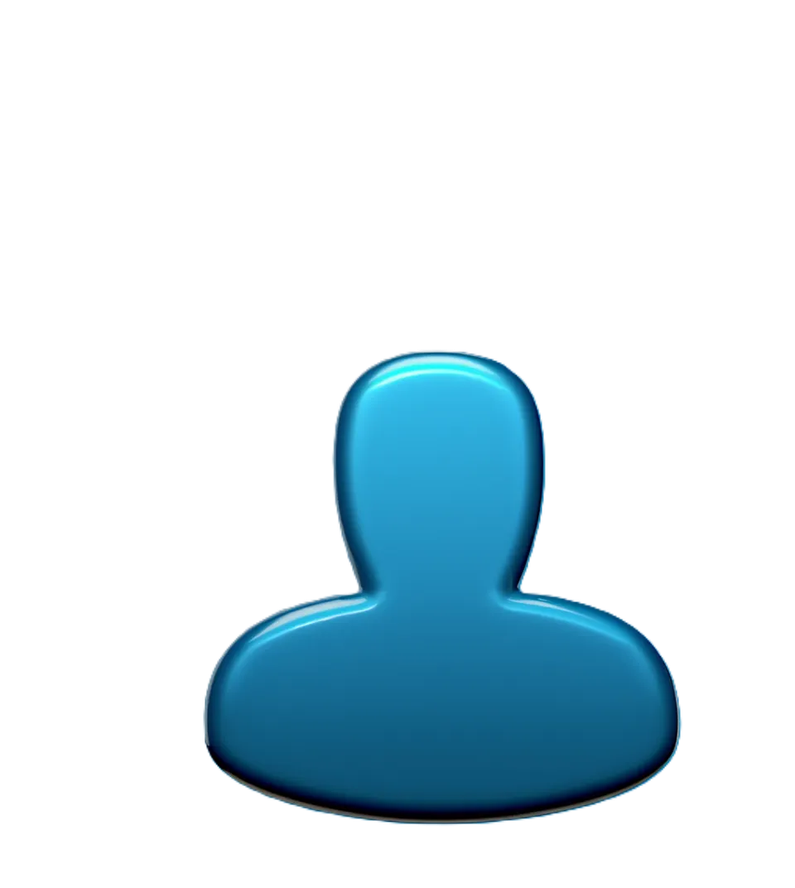
#> input picture src/imports/ikon_username1.png, 795 x 888 px, shrunk from 960 x 1072 before the run
$ python crop_icons.py
#> lines starting #> are read from the running program, lines starting #| are printed output that depends on the picture
from PIL import Image

def crop_to_bbox(img_path):
#> called with img_path = 'src/imports/ikon_username1.png'
    img = Image.open(img_path).convert("RGBA")
#> img is the input picture: PIL image 795x888 RGBA; mean R, G, B, A 5.6, 23.4, 31.1, 49.8
    bbox = img.getbbox()
#> bbox = (202, 349, 683, 827)
    if bbox:
        cropped = img.crop(bbox)
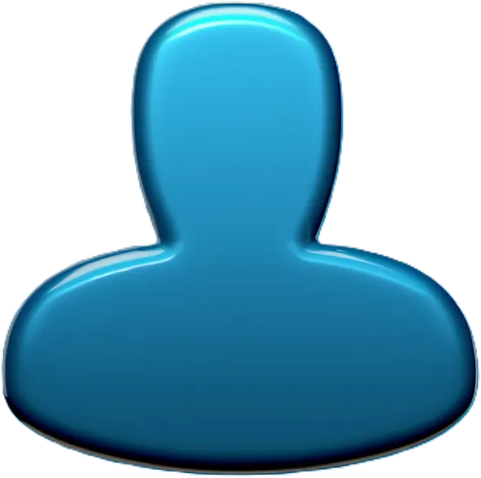
#> cropped: PIL image 481x478 RGBA; mean R, G, B, A 17.3, 71.7, 95.4, 153; transparent parts drawn white
        cropped.save(img_path)
        print(f"Cropped {img_path} to {bbox}")
#| Cropped src/imports/ikon_username1.png to (202, 349, 683, 827)
    else:
        print(f"No bbox found for {img_path}")

crop_to_bbox("src/imports/ikon_username1.png")
crop_to_bbox("src/imports/ikon_kepala_kembar-2.png")
#> call 2 of crop_to_bbox, with img_path = 'src/imports/ikon_kepala_kembar-2.png'
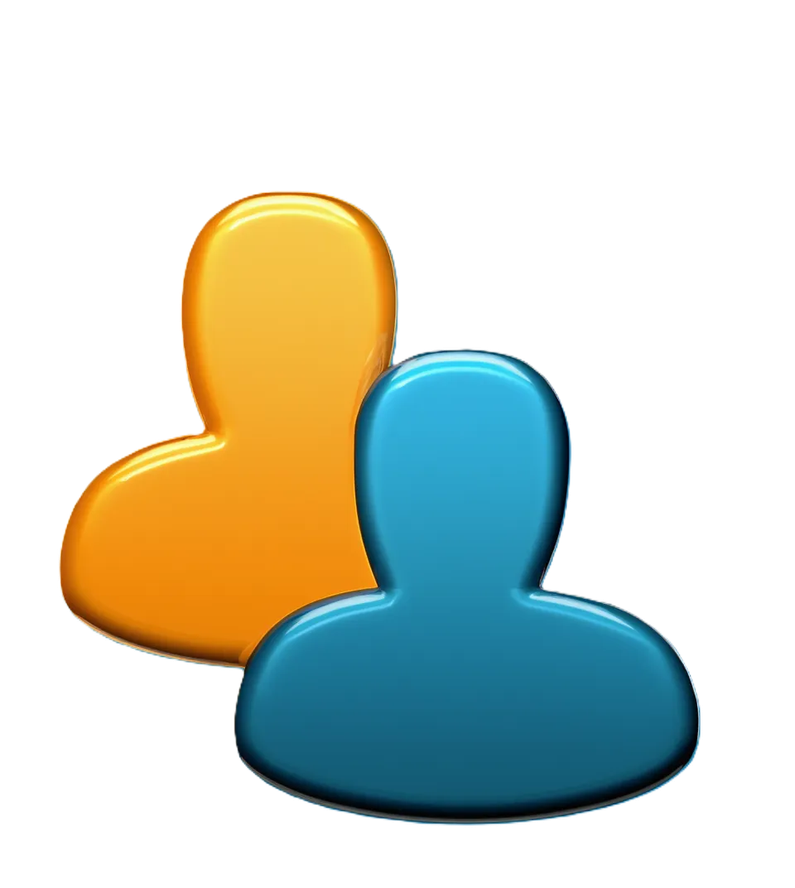
#> input picture src/imports/ikon_kepala_kembar-2.png, 795 x 888 px, shrunk from 960 x 1072 before the run
#> in crop_to_bbox, img is the input picture: PIL image 795x888 RGBA; mean R, G, B, A 42.1, 48, 36.3, 86.9
#> in crop_to_bbox (call 2), `bbox = img.getbbox()`: bbox = (57, 190, 705, 829)
#> in crop_to_bbox (call 2), `cropped = img.crop(bbox)`:
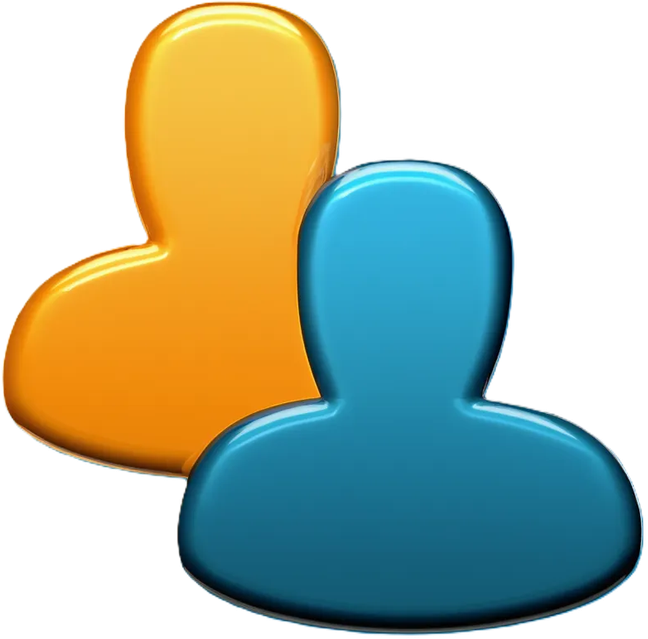
#> cropped: PIL image 648x639 RGBA; mean R, G, B, A 71.8, 81.9, 61.9, 148.2; transparent parts drawn white
#| Cropped src/imports/ikon_kepala_kembar-2.png to (57, 190, 705, 829)
